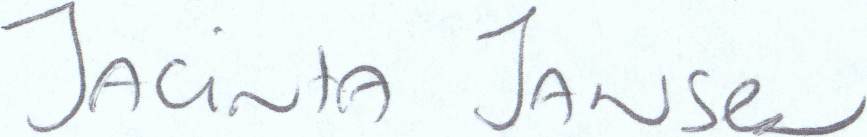
#> input picture Train_Test/017_reference/13_017.PNG, 867 x 137 px, found by its file name; its folder holds 4 pictures in this run
$ jupyter execute --allow-errors BRISK_Train_Test.ipynb
#> lines starting #> are read from the running program, lines starting #| are printed output that depends on the picture
[cell 1]
import os
import time
import numpy as np
import cv2
from matplotlib import pyplot as plt
import scipy.io as sio
import sys
import numpy as np
import platform
import statistics


def apply_FAST(source):
    #here fast is only used for detecting the keypoints but later on BRIEF will be used for the
    img = cv2.imread(source,0)
    # [11 lines of commented-out code are left out]

    brisk = cv2.BRISK_create(thresh=10, octaves=1)
    kp1, des1 = brisk.detectAndCompute(img,None)
    #print(len(kp1))
    #print(len(des1))
    return kp1, des1


def MATCH_CUSTOM(input1, input2):
    name = input1.split("_")
    number_of_matches = 20;
    k1, d1 = apply_FAST(input1)
    k2, d2 = apply_FAST(input2)
    #print("Feature Lengths", len(k1), len(k2))
    # create BFMatcher object
    bf = cv2.BFMatcher(cv2.NORM_HAMMING, crossCheck=False)
    # Match descriptors.
    #matches = bf.match(d1,d2)
    matches = bf.knnMatch(d1,d2, k=2)
    # Sort them in the order of their distance.
    #matches = sorted(matches, key = lambda x:x.distance)


    # Apply ratio test
    good = []
    for m,n in matches:
        if m.distance < 0.6 * n.distance:
            good.append([m])

    #print("Good Length: ", len(good))
    #print("For entry ", name[0],"between", input1, "and ", input2," Feature Lengths", len(k1), len(k2), "Maches : ", len(good))
    return len(good)
    # [8 lines of commented-out code are left out]
def files(path):
    for file in os.listdir(path):
        if os.path.isfile(os.path.join(path, file)):
            yield file


t = time.time()


print(sys.version)
platform.python_version()
PWD1 = "017_reference"
entries = list()
file_list = files(PWD1)
for file in file_list:
    if "PNG" in file:
        #print(file)
        entries.append(file)
print(entries)


#Training Stage
match_values = list()
number_of_entries = len(entries)
data = list()
for i in range(0, number_of_entries):
    for j in range(i+1, number_of_entries):
        #print(i, j)
        match_values.append(MATCH_CUSTOM(PWD1 + "\\" + entries[i],PWD1 + "\\" +  entries[j]))
#> in apply_FAST, `kp1, des1 = brisk.detectAndCompute(img,None)`: kp1 = 890 keypoints; strongest (x, y, size): (592, 105, 18), (214, 108, 18), (211, 77, 14.8), (592, 108, 11.7)
#> in MATCH_CUSTOM, `k1, d1 = apply_FAST(input1)`:
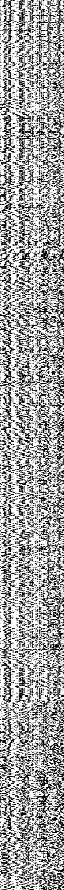
#> d1: shape (890, 64); min 0, max 255, mean 160.5
#> in MATCH_CUSTOM, `k1, d1 = apply_FAST(input1)`: k1 has the same summary as kp1 in apply_FAST
#> call 2 of apply_FAST, with source = '017_reference\\14_017.PNG'
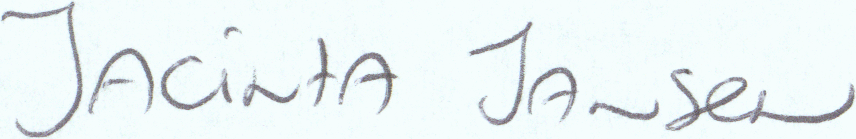
#> input picture Train_Test/017_reference/14_017.PNG, 856 x 139 px, found by its file name
#> in apply_FAST (call 2), `kp1, des1 = brisk.detectAndCompute(img,None)`: kp1 = 1006 keypoints; strongest (x, y, size): (764, 91, 14.2), (229, 99, 18), (471, 52, 18), (687, 72, 18)
#> in MATCH_CUSTOM, `k2, d2 = apply_FAST(input2)`:
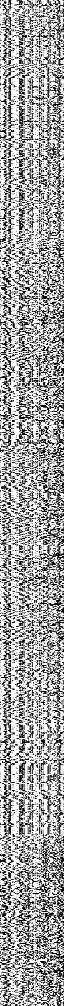
#> d2: shape (1006, 64); min 0, max 255, mean 162.4
#> in MATCH_CUSTOM, `k2, d2 = apply_FAST(input2)`: k2 has the same summary as kp1 in apply_FAST
#> in MATCH_CUSTOM, `matches = bf.knnMatch(d1,d2, k=2)`: matches = 890 matches
#> after the loop in MATCH_CUSTOM, `for m,n in matches:`: good = 4 matches
        data.append([i,j,match_values[len(match_values)-1]])
#> pass 2 of the loop `for i in range(0, number_of_entries):`:
#> name = ['017', 'reference\\14', '017.PNG']
#> k1 has the same summary as kp1 in apply_FAST
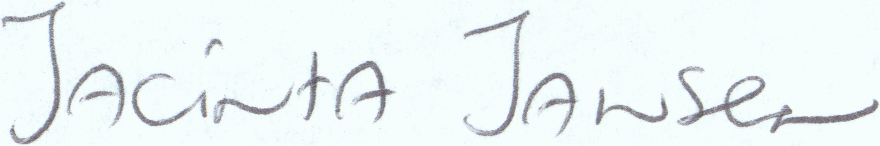
#> input picture Train_Test/017_reference/15_017.PNG, 880 x 146 px, found by its file name
#> img: shape (146, 880)
#> kp1 = 1169 keypoints; strongest (x, y, size): (204, 113, 18), (204, 116, 12.3), (597, 122, 13.6), (791, 111, 12.1)
#> in MATCH_CUSTOM (call 4), `k2, d2 = apply_FAST(input2)`:
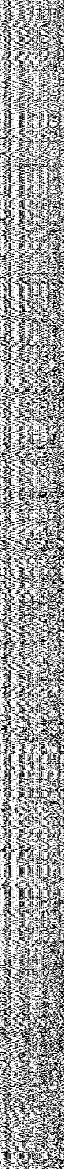
#> d2: shape (1169, 64); min 0, max 255, mean 161.4
#> k2 has the same summary as kp1 in apply_FAST
#> matches = 1006 matches
#> after the loop in MATCH_CUSTOM (call 4), `for m,n in matches:`: good = 7 matches
#> pass 3 of the loop `for i in range(0, number_of_entries):`:
#> name = ['017', 'reference\\15', '017.PNG']
#> k1 has the same summary as kp1 in apply_FAST
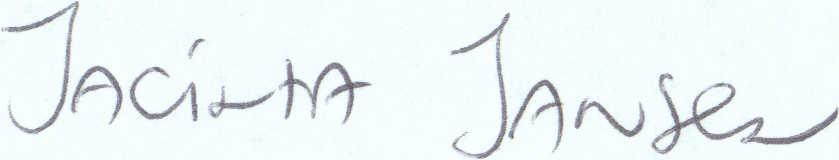
#> input picture Train_Test/017_reference/16_017.PNG, 839 x 160 px, found by its file name
#> img: shape (160, 839)
#> kp1 = 1142 keypoints; strongest (x, y, size): (512, 137, 11.9), (576, 125, 18), (577, 127, 13.4), (195, 120, 12.5)
#> in MATCH_CUSTOM (call 6), `k2, d2 = apply_FAST(input2)`:
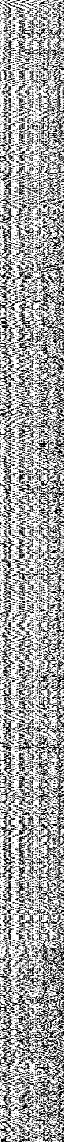
#> d2: shape (1142, 64); min 0, max 255, mean 162.4
#> k2 has the same summary as kp1 in apply_FAST
#> matches = 1169 matches
#> after the loop in MATCH_CUSTOM (call 6), `for m,n in matches:`: good = 10 matches
#> the loop made 4 passes; the first 3 are shown
print(match_values)
print(data)

mean_ = int(sum(match_values)/len(match_values))
std_dev = int(statistics.stdev(match_values))

diff = -1;
reference = None
index = -5
mean_new = -5
for x in range(0, len(match_values)):
    if match_values[x] > diff:
        diff = match_values[x]
        reference = entries[data[x][0]]
        index = x
print(reference)
print(str(mean_) + "\n \n\n _______________________Training Stage ends here______________________\n\n\n")


#TestingStage
#Confustion_Matrix_base
TP_true_positive  = 0
FN_false_negative = 0
FP_false_positive = 0
TN_true_negative  = 0


PWD2 = "017_questioned"
entries = list()
file_list = files(PWD2)
#> (the rest of this cell did not finish here and is left out)
